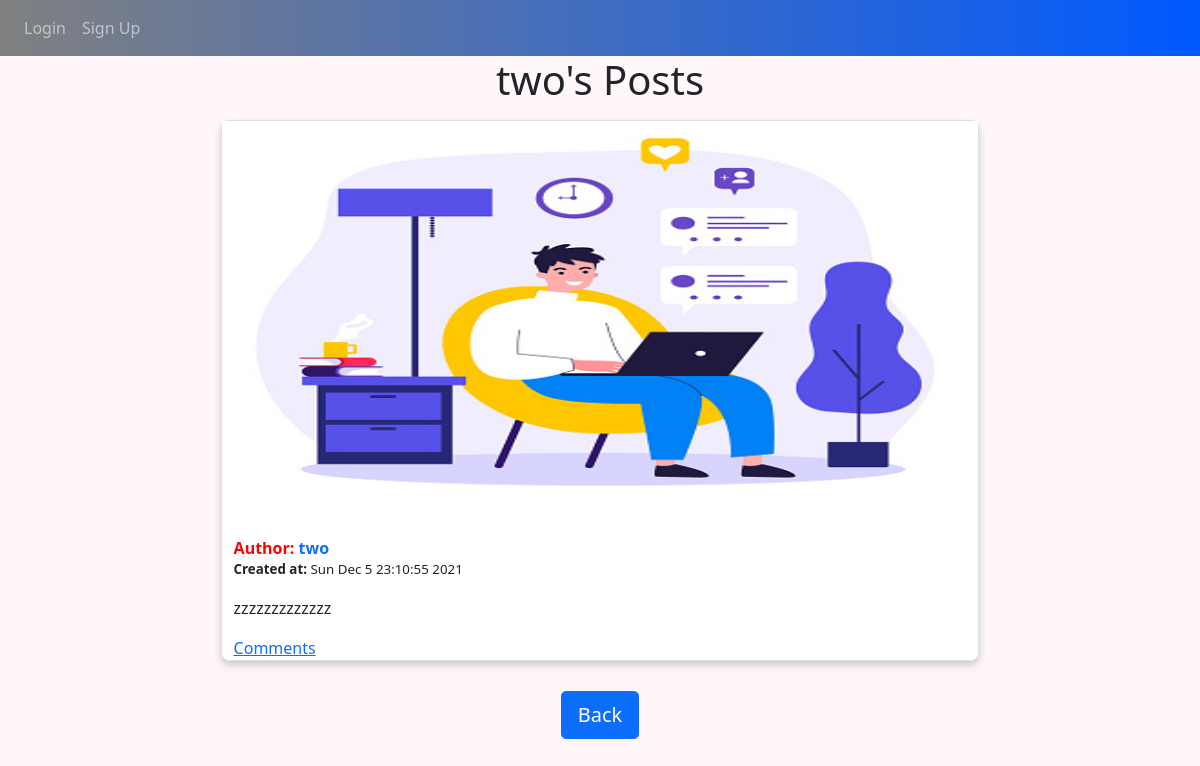
/posts/2, run on an earlier commit of the app's database.
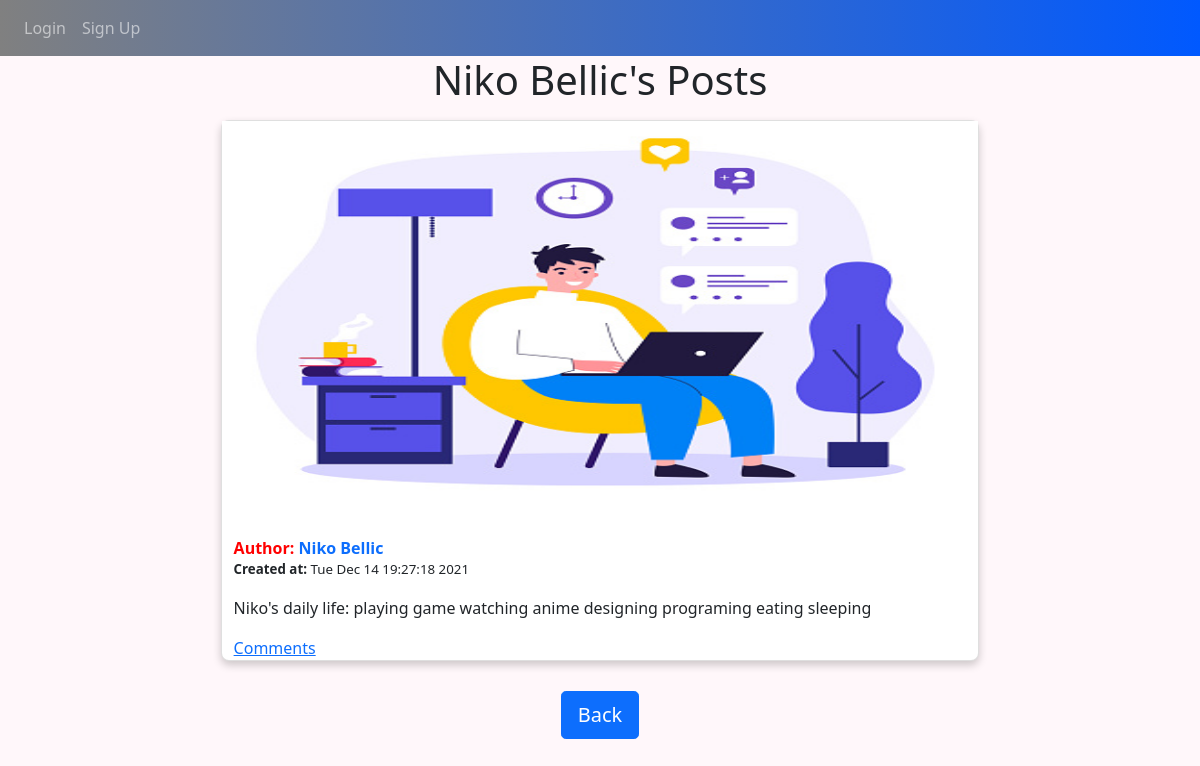
And on a later commit of the database.
### models.py (models this page shows, shortened)
class User(db.Model, UserMixin):
    __tablename__ = 'users'
    id = db.Column(db.Integer, primary_key=True)
    username = db.Column(db.String(64), unique=True, index=True)
    email = db.Column(db.String(150), unique= True)
    password_hash = db.Column(db.String(128))
    posts = db.relationship('Post', backref="author", lazy=True)
    comments = db.relationship('Comment', backref="user_comment", lazy=True)
    followed = db.relationship('Follow', foreign_keys=[Follow.follower_id], backref=db.backref('follower', lazy='joined'), lazy=True, cascade='all, delete-orphan')
    followers = db.relationship('Follow', foreign_keys=[Follow.followed_id], backref=db.backref('followed', lazy='joined'), lazy=True, cascade='all, delete-orphan')
    @property
    def password(self):
        raise AttributeError('password is not a readable attribute')

class Post(db.Model):
    __tablename__ = 'posts'
    id = db.Column(db.Integer, primary_key=True)
    img = db.Column(db.Text, nullable = True)
    body = db.Column(db.Text)
    timestamp = db.Column(db.DateTime, index=True, default=datetime.now)
    author_id = db.Column(db.Integer, db.ForeignKey('users.id'))
    comments = db.relationship('Comment', backref="post_comment", lazy=True)

### views.py (the view)
@views.route("/posts/<author_id>")
def posts(author_id):
    user = User.query.filter_by(id=author_id).first()
    username = user.username
    if not user:
        flash('No user with that username exists.', category='error')
        return redirect(url_for('views.home'))
    posts = Post.query.filter_by(author_id=user.id).all()
    return render_template("userpost.html", user=current_user, posts=posts, username=username, author=user)

### templates/userpost.html (shortened to what this page needs)
{% extends "base.html" %} {% block title %}Home{% endblock %} {% block content
    %}
    <h1 align="center">{{username}}'s Posts</h1>
        <ul class="list-group list-group-flush" id="notes">
        {% for post in posts %}
        <li class="list-group-item" style="background: none;">
            <div class ="card">
                <img src='/static/{{post.img}}' onerror="this.onerror=null;this.src='/static/default-image.jpg';" alt="Avatar" style="width:100%; height: 400px;">
                <div class="container">
                    {% if post.author_id == user.id %}
                    <span><a href="/profile/{{post.author_id}}"  class="link-success" style="text-decoration: none;"><b> You </b></a></span>
                    {% else %}
                    <span style="color: red;"><b>Author: </b><a href="/profile/{{post.author_id}}"  class="link-primary" style="text-decoration: none;"><b>{{ post.author.username}}</b></a></span>
                    {% endif %}
                    <p style="font-size: smaller;"><b>Created at: </b>{{post.timestamp.strftime("%c")}}</p>
                    <p>{{ post.body }}</p>
                    <a href="#comments" class="viewbutton">Comments</a>
                </div>
            </div>
        </li>
        {% endfor %}
        </ul>
        <div align="center">
            <a href="/profile/{{author.id}}"><button type="button" class="btn btn-primary btn-lg">Back</button></a>
        </div>
    {% endblock %}

What changed in the data, as far as the page shows it:
no longer on this page (row edited): Post: author.username "two", timestamp "Sun Dec 5 23:10:55 2021", body "zzzzzzzzzzzzz"
changed User: username "two" → "Niko Bellic"
added Post: author.username "Niko Bellic", timestamp "Tue Dec 14 19:27:18 2021", body "Niko's daily life: playing game watching anime designing programing eating sleeping"
